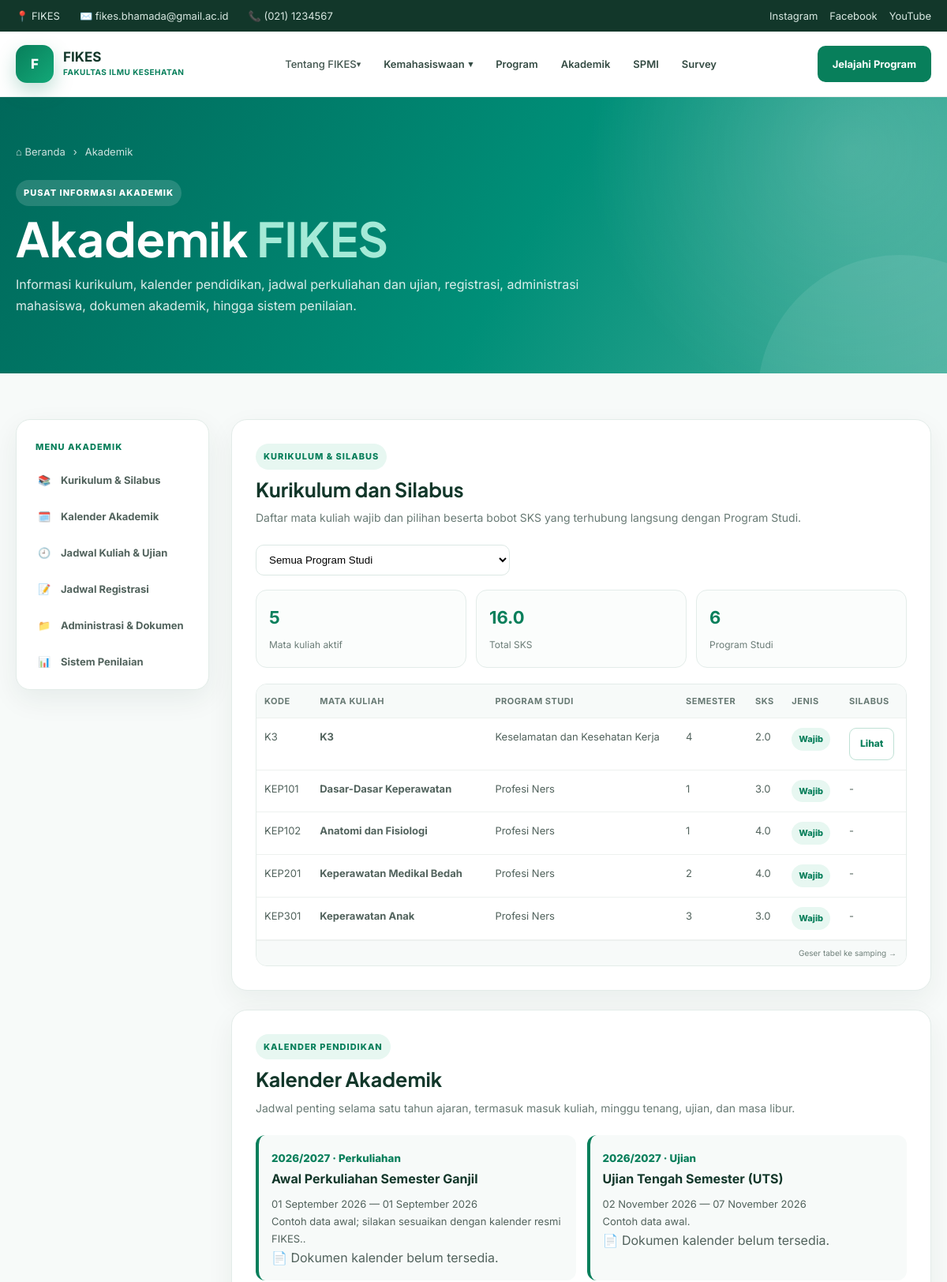
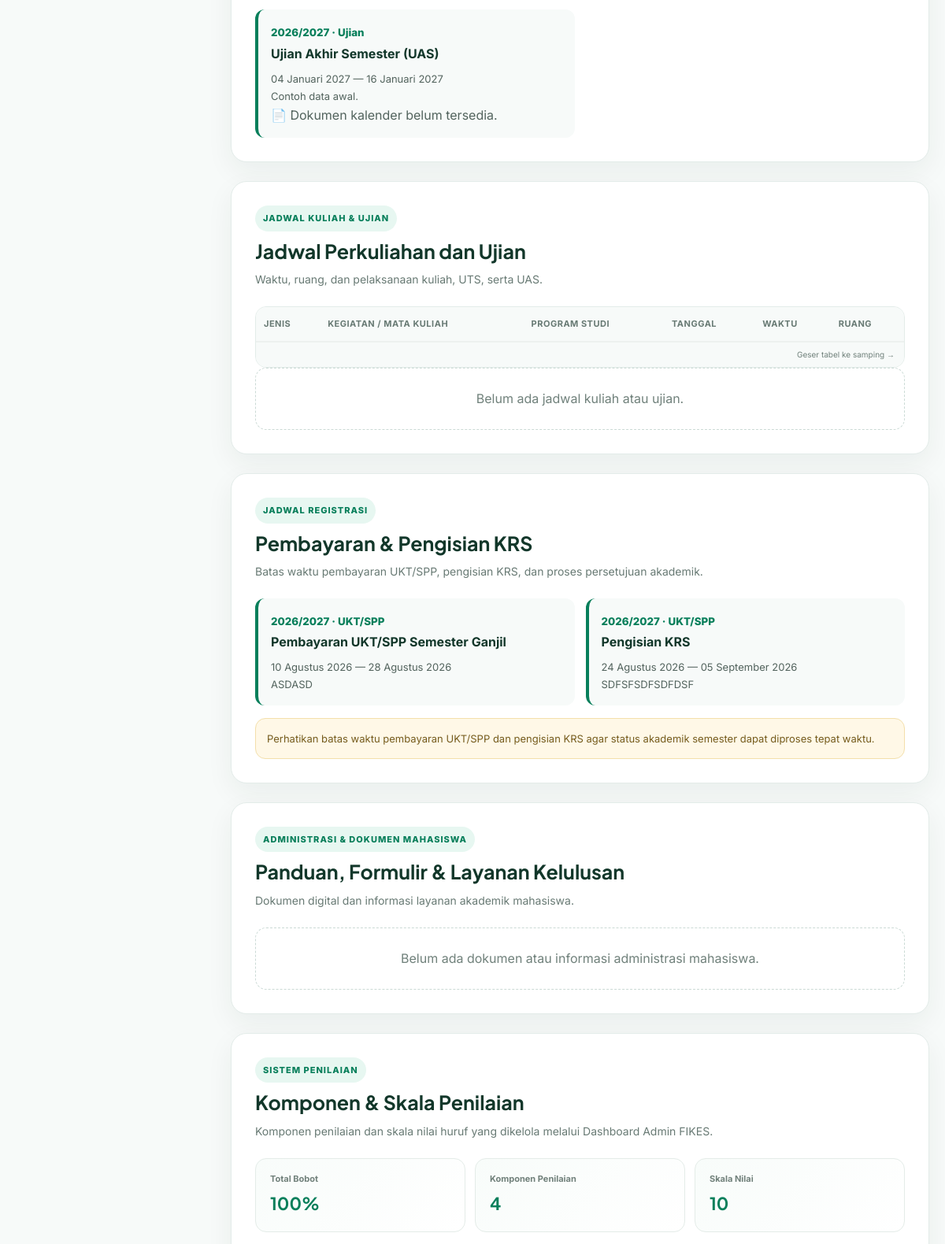
/page/akademik/akademik.php (upper part), run on the app's committed database (2 pictures, top to bottom).
### tables this page shows
CREATE TABLE `pengaturan` (
  `id` int(10) UNSIGNED NOT NULL,
  `nama_kampus` varchar(180) DEFAULT 'Fakultas Ilmu Kesehatan',
  `email` varchar(150) DEFAULT 'info@fikes.ac.id',
  `telepon` varchar(50) DEFAULT '(021) 1234567',
  `alamat` text DEFAULT NULL,
  `instagram` varchar(255) DEFAULT NULL,
  `facebook` varchar(255) DEFAULT NULL,
  `youtube` varchar(255) DEFAULT NULL,
  `maps_embed` text DEFAULT NULL
);

CREATE TABLE `prodi_kurikulum` (
  `id` int(11) NOT NULL,
  `prodi_id` int(11) NOT NULL,
  `kode_mk` varchar(30) DEFAULT NULL,
  `nama_mk` varchar(150) NOT NULL,
  `semester` varchar(30) DEFAULT NULL,
  `sks` decimal(4,1) DEFAULT 0.0,
  `jenis` varchar(50) DEFAULT NULL,
  `nomor_urut` int(11) NOT NULL DEFAULT 1,
  `created_at` timestamp NOT NULL DEFAULT current_timestamp()
);

CREATE TABLE `program_studi` (
  `id` int(10) UNSIGNED NOT NULL,
  `kode_prodi` varchar(30) NOT NULL,
  `nama` varchar(150) NOT NULL,
  `jenjang` varchar(50) NOT NULL,
  `gelar` varchar(80) DEFAULT NULL,
  `kaprodi_nama` varchar(150) DEFAULT NULL,
  `kaprodi_nidn` varchar(50) DEFAULT NULL,
  `kaprodi_email` varchar(150) DEFAULT NULL,
  `deskripsi` text DEFAULT NULL,
  `foto` varchar(255) DEFAULT NULL,
  `visi` text DEFAULT NULL,
  `akreditasi` varchar(100) DEFAULT NULL,
  `nomor_akreditasi` varchar(150) DEFAULT NULL,
  `tanggal_akreditasi` date DEFAULT NULL,
  `sekretaris_nama` varchar(150) DEFAULT NULL,
  `sekretaris_nidn` varchar(50) DEFAULT NULL,
  `kontak_telepon` varchar(50) DEFAULT NULL,
  `kontak_email` varchar(150) DEFAULT NULL,
  `alamat` varchar(255) DEFAULT NULL,
  `durasi_studi` varchar(50) DEFAULT NULL,
  `sks_lulus` int(11) DEFAULT NULL,
  `jumlah_tenaga_kependidikan` int(11) DEFAULT 0,
  `gambar` varchar(255) DEFAULT NULL,
  `brosur` varchar(255) DEFAULT NULL,
  `status` enum('aktif','nonaktif') DEFAULT 'aktif',
  `created_at` timestamp NOT NULL DEFAULT current_timestamp()
);

CREATE TABLE `akademik_kalender` (
  `id` int(11) NOT NULL,
  `tahun_ajaran` varchar(30) NOT NULL,
  `kategori` varchar(60) NOT NULL,
  `judul` varchar(255) NOT NULL,
  `tanggal_mulai` date NOT NULL,
  `tanggal_selesai` date DEFAULT NULL,
  `keterangan` text DEFAULT NULL,
  `file_dokumen` varchar(255) DEFAULT NULL,
  `nomor_urut` int(11) NOT NULL DEFAULT 1,
  `status` enum('aktif','nonaktif') NOT NULL DEFAULT 'aktif',
  `created_at` timestamp NOT NULL DEFAULT current_timestamp()
);

CREATE TABLE `akademik_registrasi` (
  `id` int(11) NOT NULL,
  `tahun_ajaran` varchar(30) NOT NULL,
  `jenis` enum('UKT/SPP','KRS','Persetujuan KRS','Registrasi') NOT NULL DEFAULT 'Registrasi',
  `judul` varchar(255) NOT NULL,
  `tanggal_mulai` date NOT NULL,
  `tanggal_selesai` date DEFAULT NULL,
  `keterangan` text DEFAULT NULL,
  `status` enum('aktif','nonaktif') NOT NULL DEFAULT 'aktif',
  `created_at` timestamp NOT NULL DEFAULT current_timestamp()
);

### page/akademik/akademik.php (the view, shortened to what the rows shown need)
<?php
require_once __DIR__ . '/../../admin/config/database.php';
if (!function_exists('e')) {
  function e($v)
  {
    return htmlspecialchars($v ?? '', ENT_QUOTES, 'UTF-8');
  }
}
$baseUrl = preg_replace('#/page/.*$#', '', str_replace('\\', '/', $_SERVER['SCRIPT_NAME'] ?? ''));
$baseUrl = rtrim($baseUrl, '/');
$akademikUploadUrl = $baseUrl . '/admin/uploads/akademik/';
function tanggal_id($v)
{
  $b = ['Januari', 'Februari', 'Maret', 'April', 'Mei', 'Juni', 'Juli', 'Agustus', 'September', 'Oktober', 'November', 'Desember'];
  $t = strtotime($v);
  return $t ? date('d', $t) . ' ' . $b[(int)date('m', $t) - 1] . ' ' . date('Y', $t) : $v;
}
$kurikulum = $pdo->query("SELECT k.id,k.prodi_id,k.kode_mk,k.nama_mk,k.semester,k.sks,k.jenis,p.nama prodi_nama, (SELECT s.file_dokumen FROM akademik_silabus s WHERE s.kurikulum_id=k.id AND s.status='aktif' ORDER BY s.id DESC LIMIT 1) silabus_file FROM prodi_kurikulum k LEFT JOIN program_studi p ON p.id=k.prodi_id ORDER BY p.nama,k.semester,k.nomor_urut,k.id")->fetchAll();
$kalender = $pdo->query("SELECT * FROM akademik_kalender WHERE status='aktif' ORDER BY tanggal_mulai ASC,id ASC")->fetchAll();
$jadwal = $pdo->query("SELECT j.*,p.nama prodi_nama FROM akademik_jadwal j LEFT JOIN program_studi p ON p.id=j.prodi_id WHERE j.status='aktif' ORDER BY j.tanggal ASC,j.jam_mulai ASC,j.id ASC")->fetchAll();
$registrasi = $pdo->query("SELECT * FROM akademik_registrasi WHERE status='aktif' ORDER BY tanggal_mulai ASC,id ASC")->fetchAll();
?>
<!doctype html>
<html lang="id">
  <head>
    <link rel="stylesheet" href="/fikes/assets/css/style.css" />
  </head>
  <body>
    <?php require_once __DIR__ . '/../menu/topbar.php'; ?>
    <main>
      <section class="akademik-hero">
        <div class="container">
          <h1>Akademik <span>FIKES</span></h1>
        </div>
      </section>
      <section class="akademik-wrap">
        <div class="container">
          <div class="ak-layout">
            <div>
              <section class="ak-section" id="kurikulum">
                <div class="ak-section-head">
                  <div><span class="ak-label">KURIKULUM &amp; SILABUS</span>
                    <h2>Kurikulum dan Silabus</h2>
                  </div>
                </div>
                <div class="ak-table-wrap">
                  <table class="ak-table" id="kurTable">
                    <thead>
                      <tr>
                        <th>Kode</th>
                        <th>Mata Kuliah</th>
                        <th>Program Studi</th>
                        <th>Semester</th>
                        <th>SKS</th>
                        <th>Jenis</th>
                        <th>Silabus</th>
                      </tr>
                    </thead>
                    <tbody><?php foreach ($kurikulum as $k): ?><tr data-prodi="<?= e($k['prodi_id']) ?>">
                        <td><?= e($k['kode_mk']) ?></td>
                        <td><strong><?= e($k['nama_mk']) ?></strong></td>
                        <td><?= e($k['prodi_nama']) ?></td>
                        <td><?= e($k['semester']) ?></td>
                        <td><?= number_format((float)$k['sks'], 1) ?></td>
                        <td><span class="ak-badge"><?= e($k['jenis'] ?: 'Wajib') ?></span></td>
                        <td><?php if (!empty($k['silabus_file'])): ?><a class="ak-btn outline"
                            href="<?= e($akademikUploadUrl . rawurlencode(basename($k['silabus_file']))) ?>"
                            target="_blank">Lihat</a><?php else: ?>- <?php endif; ?></td>
                      </tr><?php endforeach; ?></tbody>
                  </table>
                </div>
              </section>
              <section class="ak-section" id="kalender">
                <div class="ak-section-head">
                  <div><span class="ak-label">KALENDER PENDIDIKAN</span>
                    <h2>Kalender Akademik</h2>
                  </div>
                </div>
                <div class="ak-calendar"><?php foreach ($kalender as $x): ?><div class="ak-event">
                    <small><?= e($x['tahun_ajaran']) ?> ·
                      <?= e($x['kategori']) ?></small><strong><?= e($x['judul']) ?></strong>
                    <p>
                      <?= tanggal_id($x['tanggal_mulai']) ?><?= $x['tanggal_selesai'] ? ' — ' . tanggal_id($x['tanggal_selesai']) : '' ?><?= $x['keterangan'] ? '<br>' . e($x['keterangan']) : '' ?>
                    </p>
                    <?php if (!empty($x['file_dokumen'])): ?>
                    <div class="ak-calendar-file">
                      <div class="ak-calendar-file-info">
                        <span class="ak-calendar-file-icon">📄</span>
                        <div>
                          <strong>Dokumen Kalender Akademik</strong>
                          <small><?= e(basename($x['file_dokumen'])) ?></small>
                        </div>
                      </div>
                      <a class="ak-btn" href="<?= e($akademikUploadUrl . rawurlencode(basename($x['file_dokumen']))) ?>"
                        download>
                        <i>⬇️</i> Download
                      </a>
                    </div>
                    <?php else: ?>
                    <div class="ak-calendar-no-file">📄 Dokumen kalender belum tersedia.</div>
                    <?php endif; ?>
                  </div><?php endforeach; ?></div><?php if (!$kalender): ?><div class="ak-empty">Belum ada kalender
                  akademik.</div><?php endif; ?>
              </section>
              <section class="ak-section" id="jadwal">
                <div class="ak-section-head">
                  <div><span class="ak-label">JADWAL KULIAH &amp; UJIAN</span>
                    <h2>Jadwal Perkuliahan dan Ujian</h2>
                  </div>
                </div>
                <div class="ak-table-wrap">
                  <table class="ak-table">
                    <thead>
                      <tr>
                        <th>Jenis</th>
                        <th>Kegiatan / Mata Kuliah</th>
                        <th>Program Studi</th>
                        <th>Tanggal</th>
                        <th>Waktu</th>
                        <th>Ruang</th>
                      </tr>
                    </thead>
                  </table>
                </div><?php if (!$jadwal): ?><div class="ak-empty">Belum ada jadwal kuliah atau ujian.</div>
                <?php endif; ?>
              </section>
              <section class="ak-section" id="registrasi">
                <div class="ak-section-head">
                  <div><span class="ak-label">JADWAL REGISTRASI</span>
                    <h2>Pembayaran &amp; Pengisian KRS</h2>
                  </div>
                </div>
                <div class="ak-calendar"><?php foreach ($registrasi as $r): ?><div class="ak-event">
                    <small><?= e($r['tahun_ajaran']) ?> ·
                      <?= e($r['jenis']) ?></small><strong><?= e($r['judul']) ?></strong>
                    <p>
                      <?= tanggal_id($r['tanggal_mulai']) ?><?= $r['tanggal_selesai'] ? ' — ' . tanggal_id($r['tanggal_selesai']) : '' ?><?= $r['keterangan'] ? '<br>' . e($r['keterangan']) : '' ?>
                    </p>
                  </div><?php endforeach; ?></div><?php if (!$registrasi): ?><div class="ak-empty">Belum ada jadwal
                  registrasi.</div><?php endif; ?>
              </section>
              <section class="ak-section" id="dokumen">
                <div class="ak-section-head">
                  <div><span class="ak-label">ADMINISTRASI &amp; DOKUMEN MAHASISWA</span>
                    <h2>Panduan, Formulir &amp; Layanan Kelulusan</h2>
                  </div>
                </div>
              </section>
              <section class="ak-section" id="penilaian">
                <div class="ak-section-head">
                  <div><span class="ak-label">SISTEM PENILAIAN</span>
                    <h2>Komponen &amp; Skala Penilaian</h2>
                  </div>
                </div>
              </section>
            </div>
          </div>
        </div>
      </section>
    </main>
  </body>
</html>

### page/menu/topbar.php (shortened to what the rows shown need)
<?php
require_once __DIR__ . '/../includes/site-settings.php';
$site = fikes_site_settings($pdo);
$siteName = fikes_setting_value($site, ['nama_website', 'site_name', 'website_name', 'nama', 'title'], 'FIKES');
$siteEmail = fikes_setting_value($site, ['email', 'email_website', 'email_kampus', 'email_fikes'], 'info@fikes.ac.id');
$sitePhone = fikes_setting_value($site, ['telepon', 'no_telepon', 'nomor_telepon', 'phone', 'telephone', 'telp'], '(021)
1234567');
?>
<div class="topbar">
  <div class="container topbar-inner">
    <div class="topbar-info">
      <span>📍 <?= e($siteName) ?></span>
      <span>✉️ <?= e($siteEmail) ?></span>
      <span>📞 <?= e($sitePhone) ?></span>
    </div>
  </div>
</div>

### data on the page
pengaturan: email "fikes.bhamada@gmail.ac.id", telepon "(021) 1234567"
prodi_kurikulum: kode_mk "K3", nama_mk "K3", program_studi.nama "Keselamatan dan Kesehatan Kerja", semester "4", sks "2.0", jenis "Wajib"
prodi_kurikulum: kode_mk "KEP101", nama_mk "Dasar-Dasar Keperawatan", program_studi.nama "Profesi Ners", semester "1", sks "3.0", jenis "Wajib"
prodi_kurikulum: kode_mk "KEP102", nama_mk "Anatomi dan Fisiologi", program_studi.nama "Profesi Ners", semester "1", sks "4.0", jenis "Wajib"
prodi_kurikulum: kode_mk "KEP201", nama_mk "Keperawatan Medikal Bedah", program_studi.nama "Profesi Ners", semester "2", sks "4.0", jenis "Wajib"
prodi_kurikulum: kode_mk "KEP301", nama_mk "Keperawatan Anak", program_studi.nama "Profesi Ners", semester "3", sks "3.0", jenis "Wajib"
akademik_kalender: tahun_ajaran "2026/2027", kategori "Perkuliahan", judul "Awal Perkuliahan Semester Ganjil", tanggal_mulai "01 September 2026", tanggal_selesai "01 September 2026", keterangan "Contoh data awal; silakan sesuaikan dengan kalender resmi FIKES..", shows "📄 Dokumen kalender belum tersedia."
akademik_kalender: tahun_ajaran "2026/2027", kategori "Ujian", judul "Ujian Tengah Semester (UTS)", tanggal_mulai "02 November 2026", tanggal_selesai "07 November 2026", keterangan "Contoh data awal.", shows "📄 Dokumen kalender belum tersedia."
akademik_kalender: tahun_ajaran "2026/2027", kategori "Ujian", judul "Ujian Akhir Semester (UAS)", tanggal_mulai "04 Januari 2027", tanggal_selesai "16 Januari 2027", keterangan "Contoh data awal.", shows "📄 Dokumen kalender belum tersedia."
akademik_registrasi: tahun_ajaran "2026/2027", jenis "UKT/SPP", judul "Pembayaran UKT/SPP Semester Ganjil", tanggal_mulai "10 Agustus 2026", tanggal_selesai "28 Agustus 2026", keterangan "ASDASD"
akademik_registrasi: tahun_ajaran "2026/2027", jenis "UKT/SPP", judul "Pengisian KRS", tanggal_mulai "24 Agustus 2026", tanggal_selesai "05 September 2026", keterangan "SDFSFSDFSDFDSF"

### other printed values
$siteName "FIKES"
count($kurikulum) "5"
$totalSks "16.0"
count($prodiList) "6"
$totalBobot "100"
count($penilaian) "4"
count($skalaNilai) "10"
